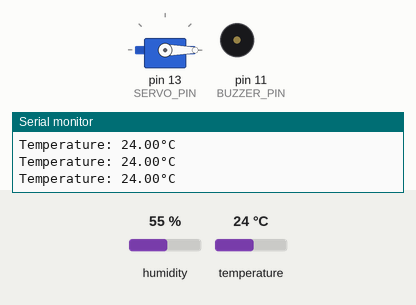
Bench run of a sketch on a simulated Arduino Uno, built with avr-gcc and run on an emulated ATmega328P. Shown: servo, buzzer (waves = sounding, pin HIGH), the last lines printed to the serial monitor. Inputs (shaded band) come from the test bench; at power-on: temperature 24 °C, humidity 55 %.

Above: at 2.8 s.
2.9 s: temperature set to 38 °C
5.6 s: temperature set to 41 °C
At 6.4 s:
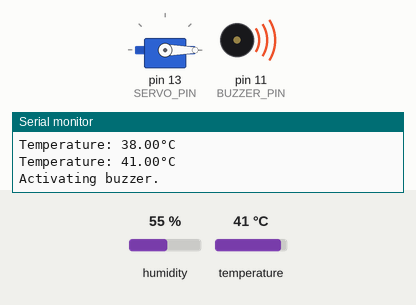
At 7.1 s:
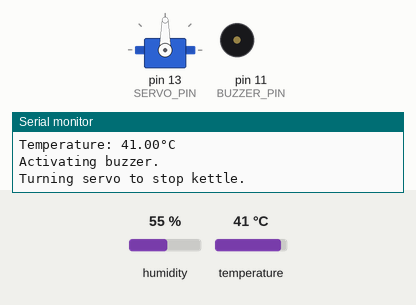
Timing chart, 0 to 8.8 s (numbered marks = the images above; inputs shaded):
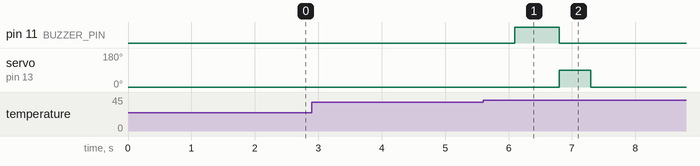

Measured:
- the behaviour switches between 39 and 40 °C on temperature (found by bisection; images 0 and 1)
- after the input at 5.6 s, pin 11 (BUZZER_PIN): LOW → HIGH after 0.50 s, → LOW 0.70 s later; servo on pin 13 (SERVO_PIN): 0° → 90° after 1.2 s, → 0° 0.50 s later

The sketch:

kettle_shutoff.ino
```cpp
#include <DHT.h>
#include <Servo.h>

#define DHT_PIN 12
#define DHT_TYPE DHT11
#define SERVO_PIN 13
#define BUZZER_PIN 11

int temperatureThreshold = 40;
int servoPosition = 90;
bool alertTriggered = false;

DHT dht(DHT_PIN, DHT_TYPE);
Servo kettleServo;

void setup() {
  Serial.begin(9600);
  dht.begin();
  kettleServo.attach(SERVO_PIN);
  pinMode(BUZZER_PIN, OUTPUT);
  digitalWrite(BUZZER_PIN, LOW);
  kettleServo.write(0);
}

void loop() {
  float temperature = dht.readTemperature();

  if (isnan(temperature)) {
    Serial.println("Failed to read from DHT sensor!");
    return;
  }

  Serial.print("Temperature: ");
  Serial.print(temperature);
  Serial.println("°C");

  if (temperature >= temperatureThreshold && !alertTriggered) {
    activateBuzzer();
    turnServo();
    alertTriggered = true;
  }

  if (temperature < temperatureThreshold) {
    alertTriggered = false;
  }

  delay(1000);
}

void turnServo() {
  Serial.println("Turning servo to stop kettle.");
  kettleServo.write(servoPosition);
  delay(500);
  kettleServo.write(0);
}

void activateBuzzer() {
  Serial.println("Activating buzzer.");
  digitalWrite(BUZZER_PIN, HIGH);
  delay(700);
  digitalWrite(BUZZER_PIN, LOW);
}
```
